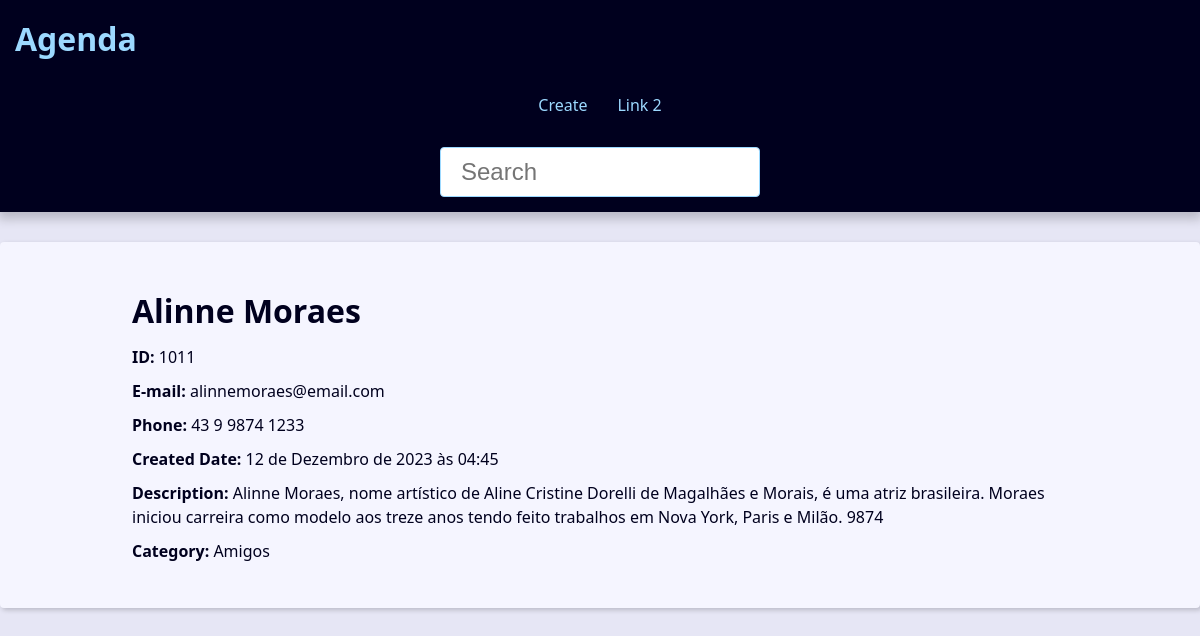
The app's page /contact/1011/detail/ with its own data.
### contact/models.py (models this page shows, shortened)
class Contact(models.Model):
    first_name = models.CharField(max_length=50)
    last_name = models.CharField(max_length=50)
    phone = models.CharField(max_length=50)
    email = models.EmailField(max_length=200, blank=True)
    created_date = models.DateTimeField(default=timezone.now)
    description = models.TextField(blank=True)
    show = models.BooleanField(default=True)
    picture = models.ImageField(blank=True, upload_to="pictures/%Y/%m")
    category = models.ForeignKey(
        Category,
        on_delete=models.SET_NULL,
        blank=True,
        null=True,
    )
    owner = models.ForeignKey(
        User,
        on_delete=models.SET_NULL,
        blank=True,
        null=True,
    )

class Category(models.Model):
    class Meta:
        verbose_name = "Category"
        verbose_name_plural = "Categories"
    name = models.CharField(max_length=50)

### contact/views/contact_views.py (the view)
# urls.py: path("contact/<int:contact_id>/detail/", views.contact, name="contact"),
def contact(request, contact_id):
    single_contact = get_object_or_404(Contact, pk=contact_id, show=True)
    contact_name = f"{single_contact.first_name} {single_contact.last_name} - "
    context = {
        "contact": single_contact,
        "site_title": contact_name,
    }
    return render(
        request,
        "contact/contact.html",
        context,
    )

### contact/templates/contact/contact.html
{% extends "global/base.html" %}
{% block content %}
    <div class="single-contact">
        <h1 class="single-contact-name">
            {{ contact.first_name }} {{ contact.last_name }}
        </h1>
        <p><b>ID: </b> {{ contact.id }}</p>
        <p><b>E-mail: </b> {{ contact.email }}</p>
        <p><b>Phone: </b> {{ contact.phone }}</p>
        <p><b>Created Date: </b> {{ contact.created_date }}</p>
        <p><b>Description: </b> {{ contact.description }}</p>
        <p><b>Category: </b> {{ contact.category.name }}</p>
    </div>
{% endblock content %}

### base_static/global/css/style.css (style rules this page uses)
:root { --spacing: 1.5rem; --link-dark-color: rgb(0, 83, 134); --link-light-color: rgb(156, 217, 255); --clr-white: rgb(245, 245, 255); --clr-black: rgb(0, 0, 30); --clr-light-gray: rgb(230, 230, 245); --clr-dark-shadow-5: rgba(0, 0, 10, 5%); --clr-dark-shadow-10: rgba(0, 0, 10, 10%); --clr-dark-shadow-20: rgba(0, 0, 10, 20%); --clr-light-shadow-5: rgba(200, 200, 255, 5%); --clr-light-shadow-10: rgba(200, 200, 255, 10%); --clr-light-shadow-20: rgba(200, 200, 255, 20%); --main-page-width: 120rem; --table-min-width: 60rem; --biggest-font-size: 5rem; --bigger-font-size: 4rem; --big-font-size: 3.2rem; --medium-font-size: 2.4rem; --small-font-size: 1.6rem; --smaller-font-size: 1.4rem; --smallest-font-size: 1.2rem; --transition-fast: 300ms; --transition-medium: 600ms; --transition-slow: 1s; --default-border-radius: 4px; }
*, *::before, *::after { margin: 0; padding: 0; box-sizing: border-box; }
html { font-size: 62.5%; }
body { font-family: system-ui, -apple-system, BlinkMacSystemFont, 'Segoe UI', Roboto, Oxygen, Ubuntu, Cantarell, 'Open Sans', 'Helvetica Neue', sans-serif; line-height: 1.5; font-size: var(--small-font-size); color: var(--clr-black); -webkit-font-smoothing: antialiased; background: var(--clr-light-gray); }
@media (min-width: 600px) { .single-contact { max-width: 80%; margin: calc(var(--spacing) * 2) auto; } }
.single-contact h1 { margin: 1rem 0; }
.single-contact p { margin: 1rem 0; }

### records on screen
Contact: first_name "Alinne", last_name "Moraes", id "1011", email "alinnemoraes@email.com", phone "43 9 9874 1233", created_date "12 de Dezembro de 2023 às 04:45", description "Alinne Moraes, nome artístico de Aline Cristine Dorelli de Magalhães e Morais, é uma atriz brasileira. Moraes iniciou carreira como modelo aos treze anos tendo feito trabalhos em Nova York, Paris e Milão. 9874", category.name "Amigos"
